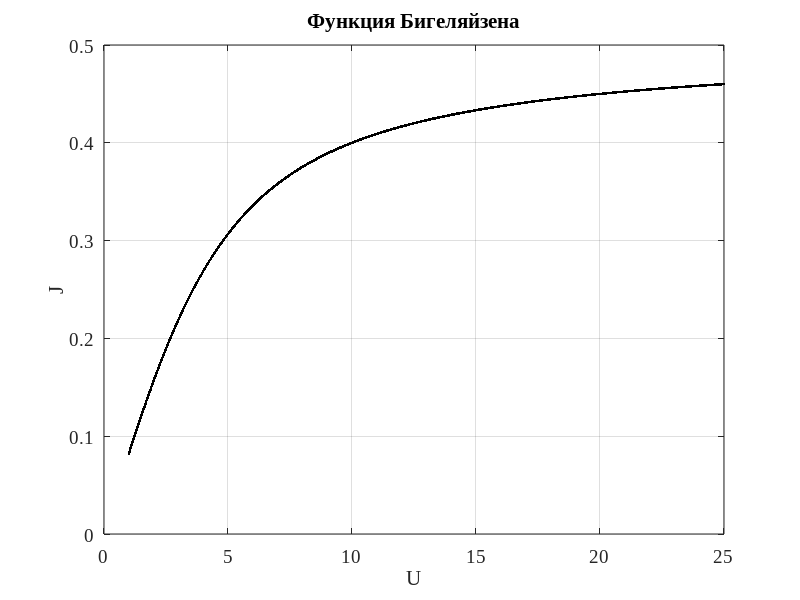

This figure's MATLAB source:
clear;clc;
w1=[4405]; w2=[3119]; w3=[2309]; w4=[1639];
T=[940 1100 1400];
%Функция Бигеляйзена
Uf=[1:0.01:25];
Jf=1/2 - 1./Uf + 1 ./ (exp(Uf) - 1);
plot(Uf, Jf, 'k.'); grid on;
xlabel('U', 'FontSize', 14, 'FontName', 'TimesNewRoman');
ylabel('J', 'FontSize', 14, 'FontName', 'TimesNewRoman');
title('Функция Бигеляйзена', 'FontSize', 14, 'FontName', 'TimesNewRoman');
set(gca, 'FontSize', 14, 'FontName', 'TimesNewRoman');
%Приведенные частоты
U1 = zeros(length(T), 1);
for i = 1:length(T)
    U1(i,1) = 1.44 * w1 / T(i);
end
U2 = zeros(length(T), 1);
for i = 1:length(T)
    U2(i,1) = 1.44 * w2 / T(i);
end
U3 = zeros(length(T), 1);
for i = 1:length(T)
    U3(i,1) = 1.44 * w3 / T(i);
end
U4 = zeros(length(T), 1);
for i = 1:length(T)
    U4(i,1) = 1.44 * w4 / T(i);
end
%Расчет J
J1 = zeros(length(T), 1);
for i = 1:length(T)
    J1(i) = 1/2 - 1/U1(i) + 1/(exp(U1(i)) - 1);
end
J2 = zeros(length(T), 1);
for i = 1:length(T)
    J2(i) = 1/2 - 1/U2(i) + 1/(exp(U2(i)) - 1);
end
J3 = zeros(length(T), 1);
for i = 1:length(T)
    J3(i) = 1/2 - 1/U3(i) + 1/(exp(U3(i)) - 1);
end
J4 = zeros(length(T), 1);
for i = 1:length(T)
    J4(i) = 1/2 - 1/U4(i) + 1/(exp(U4(i)) - 1);
end
%Расчет dUi
dU2 = U2 - U3;
dU1 = U1 - U4;
%Факторы Бигеляйзена
f1 = [];
f2 = [];
for i = 1:length(T)
    f2(i,1) = J2(i,1)*dU2(i,1)+J3(i,1)*dU2(i,1)+1;
end
for i = 1:length(T)
    f1(i,1) = J1(i,1)*dU1(i,1)+J4(i,1)*dU1(i,1)+1;
end
%Занчения однократного коэффициента разделения
alpha = [];
for i = 1:length(T)
    alpha(i,1) = f1(i,1) / f2 (i,1);
end
disp(alpha);